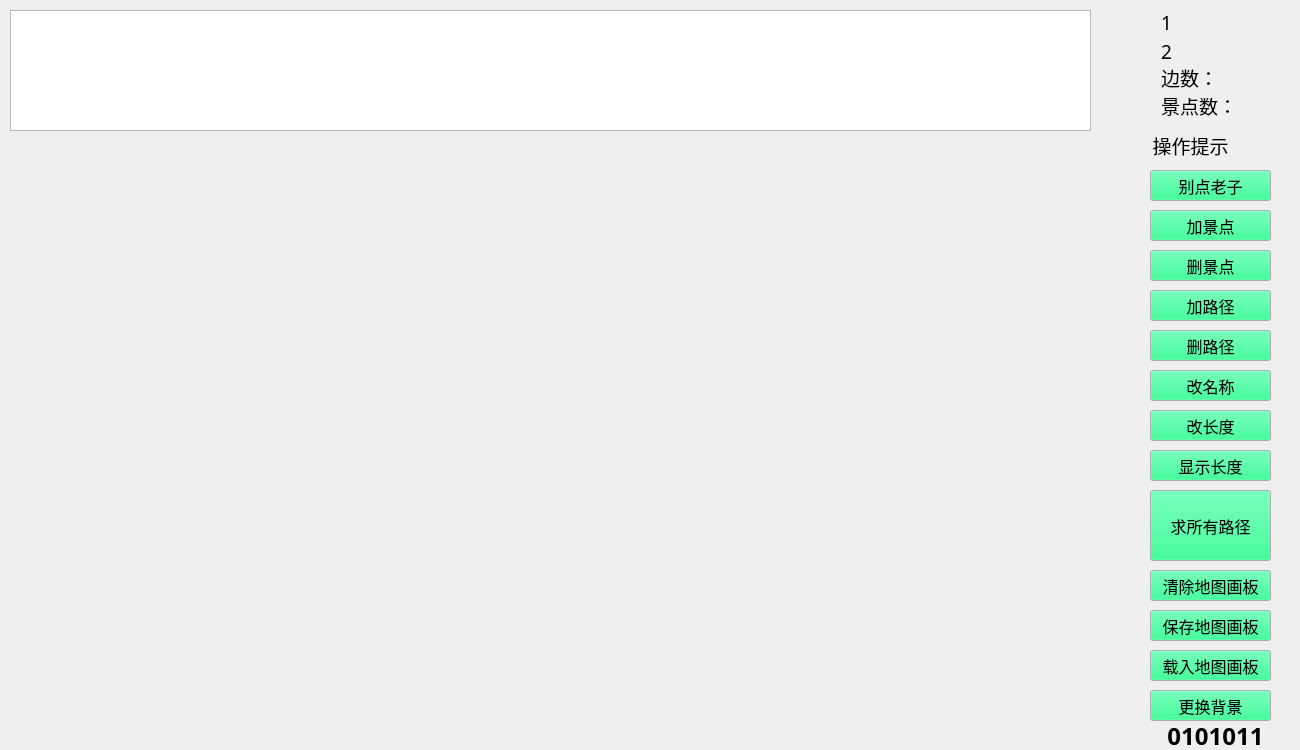
<?xml version="1.0" encoding="UTF-8"?>
<ui version="4.0">
 <class>MapEditor</class>
 <widget class="QMainWindow" name="MapEditor">
  <property name="geometry">
   <rect>
    <x>0</x>
    <y>0</y>
    <width>1300</width>
    <height>750</height>
   </rect>
  </property>
  <property name="minimumSize">
   <size>
    <width>1300</width>
    <height>750</height>
   </size>
  </property>
  <property name="maximumSize">
   <size>
    <width>1300</width>
    <height>750</height>
   </size>
  </property>
  <property name="palette">
   <palette>
    <active>
     <colorrole role="Button">
      <brush brushstyle="SolidPattern">
       <color alpha="255">
        <red>0</red>
        <green>255</green>
        <blue>127</blue>
       </color>
      </brush>
     </colorrole>
    </active>
    <inactive>
     <colorrole role="Button">
      <brush brushstyle="SolidPattern">
       <color alpha="255">
        <red>0</red>
        <green>255</green>
        <blue>127</blue>
       </color>
      </brush>
     </colorrole>
    </inactive>
    <disabled>
     <colorrole role="Button">
      <brush brushstyle="SolidPattern">
       <color alpha="255">
        <red>0</red>
        <green>255</green>
        <blue>127</blue>
       </color>
      </brush>
     </colorrole>
    </disabled>
   </palette>
  </property>
  <property name="windowTitle">
   <string>map </string>
  </property>
  <widget class="QWidget" name="centralWidget">
   <widget class="QPushButton" name="pushButton">
    <property name="geometry">
     <rect>
      <x>1150</x>
      <y>210</y>
      <width>121</width>
      <height>31</height>
     </rect>
    </property>
    <property name="font">
     <font>
      <family>微软雅黑</family>
      <pointsize>12</pointsize>
     </font>
    </property>
    <property name="text">
     <string>加景点</string>
    </property>
    <property name="autoDefault">
     <bool>false</bool>
    </property>
    <property name="default">
     <bool>false</bool>
    </property>
    <property name="flat">
     <bool>false</bool>
    </property>
   </widget>
   <widget class="QPushButton" name="pushButton_2">
    <property name="geometry">
     <rect>
      <x>1150</x>
      <y>290</y>
      <width>121</width>
      <height>31</height>
     </rect>
    </property>
    <property name="font">
     <font>
      <family>微软雅黑</family>
      <pointsize>12</pointsize>
     </font>
    </property>
    <property name="text">
     <string>加路径</string>
    </property>
    <property name="autoDefault">
     <bool>false</bool>
    </property>
    <property name="default">
     <bool>false</bool>
    </property>
    <property name="flat">
     <bool>false</bool>
    </property>
   </widget>
   <widget class="QPushButton" name="pushButton_3">
    <property name="geometry">
     <rect>
      <x>1150</x>
      <y>250</y>
      <width>121</width>
      <height>31</height>
     </rect>
    </property>
    <property name="font">
     <font>
      <family>微软雅黑</family>
      <pointsize>12</pointsize>
     </font>
    </property>
    <property name="text">
     <string>删景点</string>
    </property>
    <property name="autoDefault">
     <bool>false</bool>
    </property>
    <property name="default">
     <bool>false</bool>
    </property>
    <property name="flat">
     <bool>false</bool>
    </property>
   </widget>
   <widget class="QPushButton" name="pushButton_4">
    <property name="geometry">
     <rect>
      <x>1150</x>
      <y>330</y>
      <width>121</width>
      <height>31</height>
     </rect>
    </property>
    <property name="font">
     <font>
      <family>微软雅黑</family>
      <pointsize>12</pointsize>
     </font>
    </property>
    <property name="text">
     <string>删路径</string>
    </property>
    <property name="autoDefault">
     <bool>false</bool>
    </property>
    <property name="default">
     <bool>false</bool>
    </property>
    <property name="flat">
     <bool>false</bool>
    </property>
   </widget>
   <widget class="QPushButton" name="pushButton_6">
    <property name="geometry">
     <rect>
      <x>1150</x>
      <y>490</y>
      <width>121</width>
      <height>71</height>
     </rect>
    </property>
    <property name="font">
     <font>
      <family>微软雅黑</family>
      <pointsize>12</pointsize>
     </font>
    </property>
    <property name="acceptDrops">
     <bool>true</bool>
    </property>
    <property name="text">
     <string>求所有路径</string>
    </property>
    <property name="flat">
     <bool>false</bool>
    </property>
   </widget>
   <widget class="QPushButton" name="pushButton_7">
    <property name="geometry">
     <rect>
      <x>1150</x>
      <y>370</y>
      <width>121</width>
      <height>31</height>
     </rect>
    </property>
    <property name="font">
     <font>
      <family>微软雅黑</family>
      <pointsize>12</pointsize>
     </font>
    </property>
    <property name="text">
     <string>改名称</string>
    </property>
    <property name="autoDefault">
     <bool>false</bool>
    </property>
    <property name="default">
     <bool>false</bool>
    </property>
    <property name="flat">
     <bool>false</bool>
    </property>
   </widget>
   <widget class="QListWidget" name="listWidget">
    <property name="geometry">
     <rect>
      <x>10</x>
      <y>10</y>
      <width>1081</width>
      <height>121</height>
     </rect>
    </property>
   </widget>
   <widget class="QPushButton" name="pushButton_5">
    <property name="geometry">
     <rect>
      <x>1150</x>
      <y>410</y>
      <width>121</width>
      <height>31</height>
     </rect>
    </property>
    <property name="font">
     <font>
      <family>微软雅黑</family>
      <pointsize>12</pointsize>
     </font>
    </property>
    <property name="text">
     <string>改长度</string>
    </property>
    <property name="autoDefault">
     <bool>false</bool>
    </property>
    <property name="default">
     <bool>false</bool>
    </property>
    <property name="flat">
     <bool>false</bool>
    </property>
   </widget>
   <widget class="QPushButton" name="pushButton_8">
    <property name="geometry">
     <rect>
      <x>1150</x>
      <y>450</y>
      <width>121</width>
      <height>31</height>
     </rect>
    </property>
    <property name="font">
     <font>
      <family>微软雅黑</family>
      <pointsize>12</pointsize>
     </font>
    </property>
    <property name="text">
     <string>显示长度</string>
    </property>
    <property name="autoDefault">
     <bool>false</bool>
    </property>
    <property name="default">
     <bool>false</bool>
    </property>
    <property name="flat">
     <bool>false</bool>
    </property>
   </widget>
   <widget class="QLabel" name="label_6">
    <property name="geometry">
     <rect>
      <x>1160</x>
      <y>720</y>
      <width>111</width>
      <height>31</height>
     </rect>
    </property>
    <property name="font">
     <font>
      <family>微软雅黑</family>
      <pointsize>18</pointsize>
      <weight>75</weight>
      <bold>true</bold>
     </font>
    </property>
    <property name="text">
     <string>0101011</string>
    </property>
    <property name="alignment">
     <set>Qt::AlignCenter</set>
    </property>
   </widget>
   <widget class="QPushButton" name="pushButton_9">
    <property name="geometry">
     <rect>
      <x>1150</x>
      <y>170</y>
      <width>121</width>
      <height>31</height>
     </rect>
    </property>
    <property name="font">
     <font>
      <family>微软雅黑</family>
      <pointsize>12</pointsize>
     </font>
    </property>
    <property name="text">
     <string>别点老子</string>
    </property>
   </widget>
   <widget class="QPushButton" name="pushButton_10">
    <property name="geometry">
     <rect>
      <x>1150</x>
      <y>570</y>
      <width>121</width>
      <height>31</height>
     </rect>
    </property>
    <property name="font">
     <font>
      <family>微软雅黑</family>
      <pointsize>12</pointsize>
     </font>
    </property>
    <property name="styleSheet">
     <string notr="true"/>
    </property>
    <property name="text">
     <string>清除地图画板</string>
    </property>
   </widget>
   <widget class="QPushButton" name="pushButton_11">
    <property name="geometry">
     <rect>
      <x>1150</x>
      <y>650</y>
      <width>121</width>
      <height>31</height>
     </rect>
    </property>
    <property name="font">
     <font>
      <family>微软雅黑</family>
      <pointsize>12</pointsize>
     </font>
    </property>
    <property name="text">
     <string>载入地图画板</string>
    </property>
   </widget>
   <widget class="QPushButton" name="pushButton_12">
    <property name="geometry">
     <rect>
      <x>1150</x>
      <y>610</y>
      <width>121</width>
      <height>31</height>
     </rect>
    </property>
    <property name="font">
     <font>
      <family>微软雅黑</family>
      <pointsize>12</pointsize>
     </font>
    </property>
    <property name="text">
     <string>保存地图画板</string>
    </property>
   </widget>
   <widget class="QPushButton" name="pushButton_13">
    <property name="geometry">
     <rect>
      <x>1150</x>
      <y>690</y>
      <width>121</width>
      <height>31</height>
     </rect>
    </property>
    <property name="font">
     <font>
      <family>微软雅黑</family>
      <pointsize>12</pointsize>
     </font>
    </property>
    <property name="text">
     <string>更换背景</string>
    </property>
   </widget>
   <widget class="QLabel" name="label">
    <property name="geometry">
     <rect>
      <x>1090</x>
      <y>130</y>
      <width>201</width>
      <height>31</height>
     </rect>
    </property>
    <property name="font">
     <font>
      <family>微软雅黑</family>
      <pointsize>14</pointsize>
     </font>
    </property>
    <property name="layoutDirection">
     <enum>Qt::LeftToRight</enum>
    </property>
    <property name="text">
     <string>操作提示</string>
    </property>
    <property name="alignment">
     <set>Qt::AlignCenter</set>
    </property>
   </widget>
   <widget class="QWidget" name="">
    <property name="geometry">
     <rect>
      <x>1150</x>
      <y>0</y>
      <width>141</width>
      <height>131</height>
     </rect>
    </property>
    <layout class="QVBoxLayout" name="verticalLayout">
     <item alignment="Qt::AlignLeft">
      <widget class="QLabel" name="label_4">
       <property name="font">
        <font>
         <family>微软雅黑</family>
         <pointsize>14</pointsize>
        </font>
       </property>
       <property name="text">
        <string>1</string>
       </property>
       <property name="textFormat">
        <enum>Qt::AutoText</enum>
       </property>
       <property name="alignment">
        <set>Qt::AlignCenter</set>
       </property>
       <property name="wordWrap">
        <bool>true</bool>
       </property>
      </widget>
     </item>
     <item alignment="Qt::AlignLeft">
      <widget class="QLabel" name="label_5">
       <property name="font">
        <font>
         <family>微软雅黑</family>
         <pointsize>14</pointsize>
        </font>
       </property>
       <property name="text">
        <string>2</string>
       </property>
       <property name="alignment">
        <set>Qt::AlignCenter</set>
       </property>
       <property name="wordWrap">
        <bool>true</bool>
       </property>
      </widget>
     </item>
     <item>
      <widget class="QLabel" name="label_3">
       <property name="font">
        <font>
         <family>微软雅黑</family>
         <pointsize>14</pointsize>
        </font>
       </property>
       <property name="text">
        <string>边数：</string>
       </property>
       <property name="alignment">
        <set>Qt::AlignBottom|Qt::AlignLeading|Qt::AlignLeft</set>
       </property>
      </widget>
     </item>
     <item>
      <widget class="QLabel" name="label_2">
       <property name="font">
        <font>
         <family>微软雅黑</family>
         <pointsize>14</pointsize>
        </font>
       </property>
       <property name="text">
        <string>景点数：</string>
       </property>
       <property name="alignment">
        <set>Qt::AlignBottom|Qt::AlignLeading|Qt::AlignLeft</set>
       </property>
      </widget>
     </item>
    </layout>
   </widget>
  </widget>
 </widget>
 <layoutdefault spacing="6" margin="11"/>
 <resources/>
 <connections/>
</ui>
